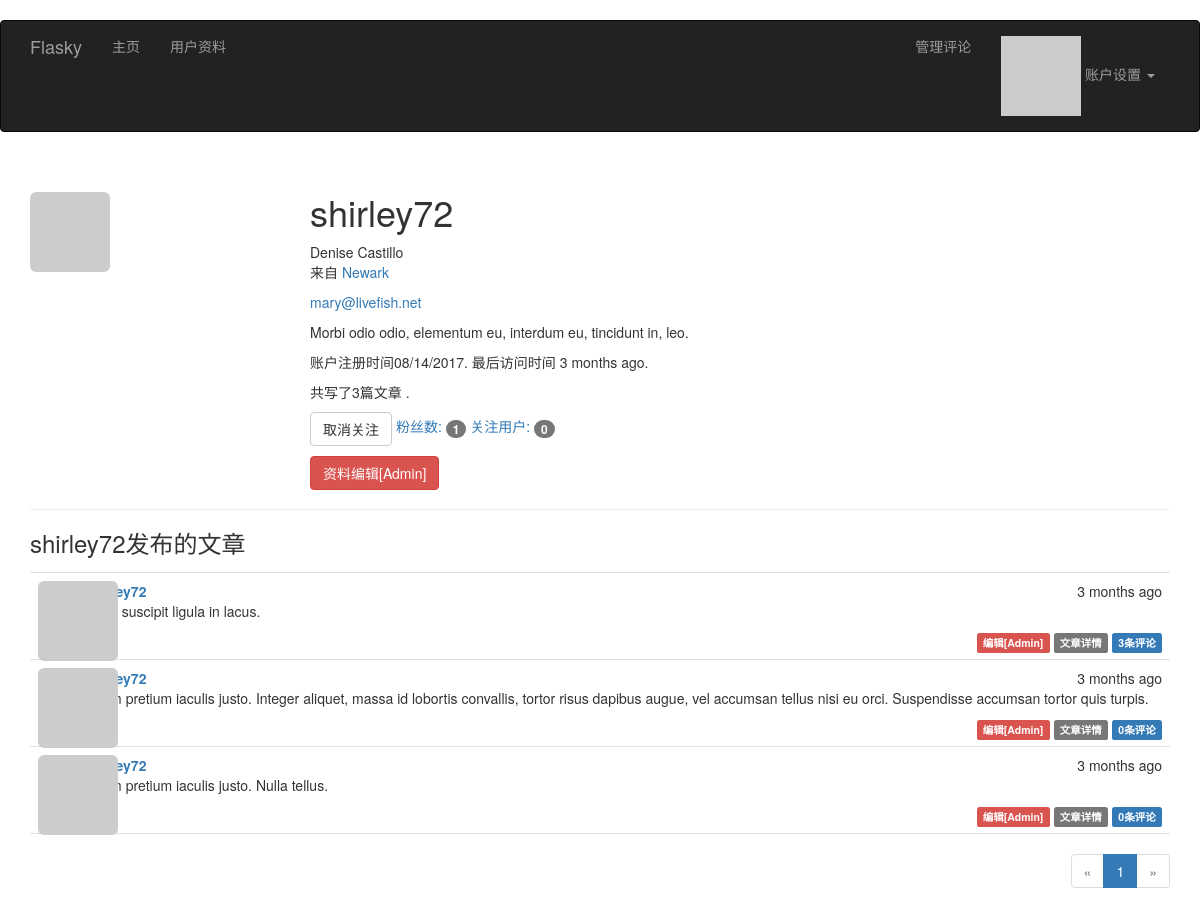
The page /user/shirley72 (signed in) on the database its author committed.
### app/models.py (models this page shows, shortened)
class User(UserMixin, db.Model):
    __tablename__ = 'users'
    id = db.Column(db.Integer, primary_key=True)
    email = db.Column(db.String(64), unique=True, index=True)
    username = db.Column(db.String(64), unique=True, index=True)
    role_id = db.Column(db.Integer, db.ForeignKey('roles.id'))  # 使用role表的外键
    password_hash = db.Column(db.String(128))  # 注册账户,由密码生成hash值
    confirmed = db.Column(db.Boolean, default=False)  # 账户激活的状态,布尔值默认为False
    name = db.Column(db.String(64))
    location = db.Column(db.String(64))
    about_me = db.Column(db.Text)
    member_since = db.Column(db.DateTime, default=datetime.utcnow)
    last_seen = db.Column(db.DateTime, default=datetime.utcnow)
    avatar_hash = db.Column(db.String(64))  # 头像hash
    posts = db.relationship('Post', backref='author', lazy='dynamic')  # 作者与文章的一对多
    comments = db.relationship('Comment', backref='author', lazy='dynamic')  # 作者与评论的一对多
    followed = db.relationship('Follow',
                               foreign_keys=[Follow.follower_id],
                               backref=db.backref('follower', lazy='joined'),
                               lazy='dynamic',
                               cascade='all, delete-orphan')
    followers = db.relationship('Follow',
                                foreign_keys=[Follow.followed_id],
                                backref=db.backref('followed', lazy='joined'),
                                lazy='dynamic',
                                cascade='all, delete-orphan')
    def is_following(self, user):  # 是否关注了这个用户
        return self.followed.filter_by(followed_id=user.id).first() is not None
    def ping(self):  # 更新最后访问时间
        self.last_seen = datetime.utcnow()
        db.session.add(self)
    @property
    def password(self):
        raise AttributeError('密码是不可读的！！！')
    def can(self, permissions):  # 对用户的权限进行验证
        return self.role is not None and (self.role.permissions & permissions) == permissions
    def is_administrator(self):  # 管理员权限验证
        return self.can(Permission.ADMINISTER)
    def gravatar(self, size=100, default='identicon', rating='g'):
        if request.is_secure:
            url = 'https://secure.gravatar.com/avatar'
        else:
            url = 'http://www.gravatar.com/avatar'
        hash = self.avatar_hash or hashlib.md5(
            self.email.encode('utf-8')).hexdigest()
        return '{url}/{hash}?s={size}&d={default}&r={rating}'.format(
            url=url, hash=hash, size=size, default=default, rating=rating)

class Post(db.Model):
    __tablename__ = 'posts'
    id = db.Column(db.Integer, primary_key=True)
    body = db.Column(db.Text)  # 存储用户提交的markdown源文本
    body_html = db.Column(db.Text)  # 存储经过后台处理过的html格式内容
    timestamp = db.Column(db.DateTime, default=datetime.utcnow)
    author_id = db.Column(db.Integer, db.ForeignKey('users.id'))  # 注意,删除数据库的时候,要把这个单词改过来
    comments = db.relationship('Comment', backref='post', lazy='dynamic')

### app/main/views.py (the view)
@main.route('/user/<username>')
def user(username):  # 用户的资料页
    user = User.query.filter_by(username=username).first_or_404()
    page = request.args.get('page', 1, type=int)
    pagination = user.posts.order_by(Post.timestamp.desc()).paginate(
        page, per_page=current_app.config['FLASKY_POSTS_PER_PAGE'],
        error_out=False)
    posts = pagination.items
    return render_template('user.html', user=user, posts=posts, pagination=pagination)

### app/auth/views.py (called while the page is built)
@auth.before_app_request
def before_request():
    if current_user.is_authenticated:
        current_user.ping()  # 更新用户的最后访问时间
        if not current_user.confirmed \
                and request.endpoint \
                and request.endpoint[:5] != 'auth.' \
                and request.endpoint != 'static':
            return redirect(url_for('auth.unconfirmed'))

### app/main/__init__.py (called while the page is built)
@main.app_context_processor  # 上下文处理器让变量在所有模板中可以使用
def inject_permissions():
    return dict(Permission=Permission)

### app/models.py (called while the page is built)
@login_manage.user_loader
def load_user(user_id):
    return User.query.get(int(user_id))

### app/templates/user.html (shortened to what this page needs)
{% extends "base.html" %}
{% import "_macros.html" as macros %}
{% block page_content %}
<div class="page-header">
    <img class="img-rounded profile-thumbnail" src="{{ user.gravatar(size=256) }}">
    <div class="profile-header">
        <h1>{{ user.username }}</h1>
        {% if user.name or user.location %}
        <p>
            {% if user.name %}{{ user.name }}<br>{% endif %}
            {% if user.location %}
                来自 <a href="http://maps.google.com/?q={{ user.location }}">{{ user.location }}</a><br>
            {% endif %}
        </p>
        {% endif %}
        {% if current_user.is_administrator() %}
        <p><a href="mailto:{{ user.email }}">{{ user.email }}</a></p>
        {% endif %}
        {% if user.about_me %}<p>{{ user.about_me }}</p>{% endif %}
        <p>账户注册时间{{ moment(user.member_since).format('L') }}. 最后访问时间 {{ moment(user.last_seen).fromNow() }}.</p>
        <p>共写了{{ user.posts.count() }}篇文章 .</p>
        <p>
            {% if current_user.can(Permission.FOLLOW) and user != current_user %}
                {% if not current_user.is_following(user) %}
                <a href="{{ url_for('.follow', username=user.username) }}" class="btn btn-primary">关注</a>
                {% else %}
                <a href="{{ url_for('.unfollow', username=user.username) }}" class="btn btn-default">取消关注</a>
                {% endif %}
            {% endif %}
            <a href="{{ url_for('.followers', username=user.username) }}">粉丝数: <span class="badge">{{ user.followers.count() - 1 }}</span></a>
            <a href="{{ url_for('.followed_by', username=user.username) }}">关注用户: <span class="badge">{{ user.followed.count() - 1 }}</span></a>
        </p>
        <p>
            {% if current_user.is_administrator() %}
            <a class="btn btn-danger" href="{{ url_for('.edit_profile_admin', id=user.id) }}">资料编辑[Admin]</a>
            {% endif %}
        </p>
    </div>
</div>
<h3>{{ user.username }}发布的文章</h3>
{% include '_posts.html' %}
{% if pagination %}
<div class="pagination">
    {{ macros.pagination_widget(pagination, '.user', username=user.username) }}
</div>
{% endif %}
{% endblock %}

### app/templates/base.html (shortened to what this page needs)
﻿{% extends "bootstrap/base.html" %}
{% block head %}
{{ super() }}
<link rel="stylesheet" type="text/css" href="{{ url_for('static', filename='styles.css') }}">
{% endblock %}
{% block navbar %}
<div class="navbar navbar-inverse" role="navigation">
    <div class="container">
        <div class="navbar-header">
            <a class="navbar-brand" href="{{ url_for('main.index') }}">Flasky</a>
        </div>
        <div class="navbar-collapse collapse">
            <ul class="nav navbar-nav">
                <li><a href="{{ url_for('main.index') }}">主页</a></li>
                {% if current_user.is_authenticated %}
                <li><a href="{{ url_for('main.user', username=current_user.username) }}">用户资料</a></li>
                {% endif %}
            </ul>
            <ul class="nav navbar-nav navbar-right">
                {% if current_user.can(Permission.MODERATE_COMMENTS) %}
                <li><a href="{{ url_for('main.moderate') }}">管理评论</a></li>
                {% endif %}
                {% if current_user.is_authenticated %}
                <li class="dropdown">
                    <a href="#" class="dropdown-toggle" data-toggle="dropdown">
                        <img src="{{ current_user.gravatar(size=18) }}">
                        账户设置 <b class="caret"></b>
                    </a>
                </li>
                {% else %}
                <li><a href="{{ url_for('auth.login') }}">登陆</a></li>
                {% endif %}
            </ul>
        </div>
    </div>
</div>
{% endblock %}
{% block content %}
<div class="container">
    {% block page_content %}{% endblock %}
</div>
{% endblock %}

### app/templates/_macros.html
{% macro pagination_widget(pagination, endpoint) %}
<ul class="pagination">
    <li{% if not pagination.has_prev %} class="disabled"{% endif %}>
        <a href="{% if pagination.has_prev %}{{ url_for(endpoint, page=pagination.prev_num, **kwargs) }}{% else %}#{% endif %}">
            &laquo;
        </a>
    </li>
    {% for p in pagination.iter_pages() %}
        {% if p %}
            {% if p == pagination.page %}
            <li class="active">
                <a href="{{ url_for(endpoint, page = p, **kwargs) }}">{{ p }}</a>
            </li>
            {% else %}
            <li>
                <a href="{{ url_for(endpoint, page = p, **kwargs) }}">{{ p }}</a>
            </li>
            {% endif %}
        {% else %}
        <li class="disabled"><a href="#">&hellip;</a></li>
        {% endif %}
    {% endfor %}
    <li{% if not pagination.has_next %} class="disabled"{% endif %}>
        <a href="{% if pagination.has_next %}{{ url_for(endpoint, page=pagination.next_num, **kwargs) }}{% else %}#{% endif %}">
            &raquo;
        </a>
    </li>
</ul>
{% endmacro %}

### app/templates/_posts.html
<ul class="posts">
    {% for post in posts%}
    <li class="post">
        <div class="post-thumbnail">
            <a href="{{ url_for('main.user', username=post.author.username) }}">
                <img class="img-rounded profile-thumbnail" src="{{ post.author.gravatar(size=40) }}">
            </a>
        </div>
        <div class="post-content">
            <div class="post-date">{{ moment(post.timestamp).fromNow() }}</div>
            <div class="post-author"><a href="{{ url_for('main.user', username=post.author.username) }}">{{ post.author.username }}</a></div>
            <div class="post-body">
                {% if post.body_html %}
                    {{ post.body_html|safe }}
                 {% else %}
                    {{ post.body }}
                {% endif %}
            </div>
            <div class="post-footer">
                {% if current_user == post.author %}
                    <a href="{{ url_for('main.edit', id=post.id) }}">
                        <span class="label label-default">编辑</span>
                    </a>
                {% elif current_user.is_administrator() %}
                    <a href="{{ url_for('main.edit', id=post.id) }}">
                        <span class="label label-danger">编辑[Admin]</span>
                    </a>
                {% endif %}
                <a href="{{ url_for('main.post', id=post.id) }}">
                    <span class="label label-default">文章详情</span>
                </a>
                <a href="{{ url_for('main.post', id=post.id) }}#comments">
                    <span class="label label-primary">{{ post.comments.count() }}条评论</span>
                </a>
            </div>
        </div>
    </li>
    {% endfor %}
</ul>

### app/static/styles.css (style rules this page uses)
.profile-thumbnail { position: absolute; }
.profile-header { min-height: 260px; margin-left: 280px; }
ul.posts { list-style-type: none; padding: 0px; margin: 16px 0px 0px 0px; border-top: 1px solid #e0e0e0; }
ul.posts li.post { padding: 8px; border-bottom: 1px solid #e0e0e0; }
div.post-date { float: right; }
div.post-author { font-weight: bold; }
div.post-thumbnail { position: absolute; }
div.post-content { margin-left: 48px; min-height: 48px; }
div.post-footer { text-align: right; }
div.pagination { width: 100%; text-align: right; padding: 0px; margin: 0px; }

### rows shown on the page
User: username "shirley72", name "Denise Castillo", location "Newark", email "mary@livefish.net", about_me "Morbi odio odio, elementum eu, interdum eu, tincidunt in, leo.", member_since "08/14/2017", last_seen "3 months ago"
Post: timestamp "3 months ago", body_html "Nulla suscipit ligula in lacus.", comments.count "3"
Post: timestamp "3 months ago", body_html "Etiam pretium iaculis justo. Integer aliquet, massa id lobortis convallis, tortor risus dapibus augue, vel accumsan tellus nisi eu orci. Suspendisse accumsan tortor quis turpis.", comments.count "0"
Post: timestamp "3 months ago", body_html "Etiam pretium iaculis justo. Nulla tellus.", comments.count "0"

### other values the page prints
{{ user.posts.count() }} "3"
{{ user.followers.count() - 1 }} "1"
{{ user.followed.count() - 1 }} "0"
{{ p }} "1"
